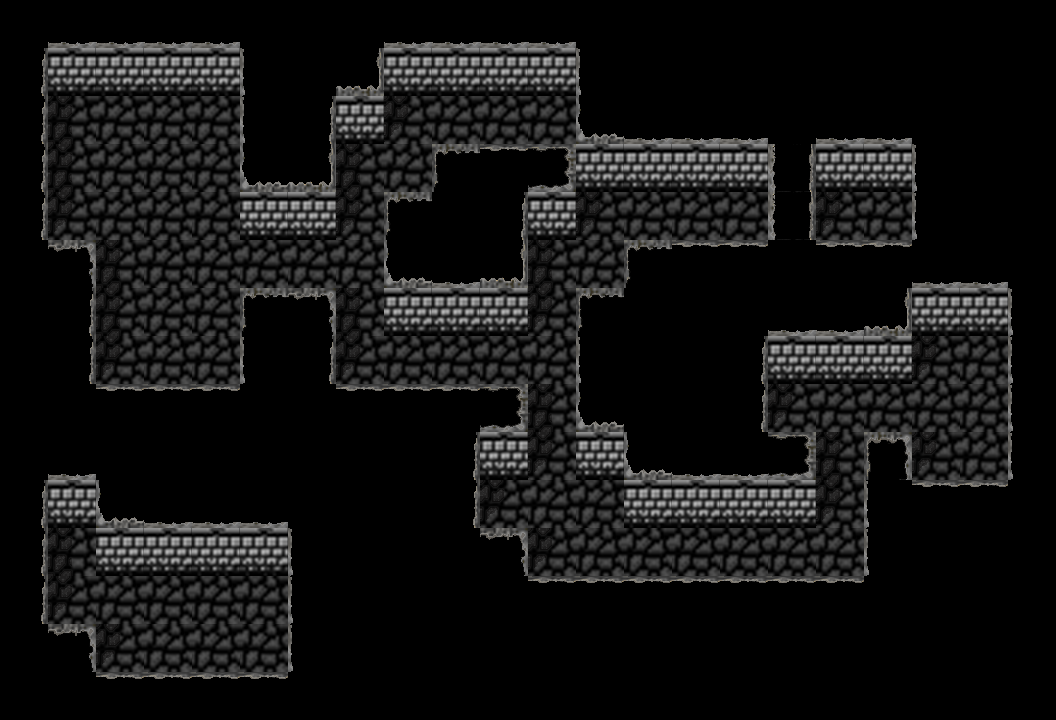

A level layout from a 2D game, rendered from its tile map. Below: a short description, then the map file with its tile-grid data intact:
An orthogonal 22x15 tile map with 48x48 px tiles, 1 tile layer (block) and 29 objects.

<map version="1.5" tiledversion="1.6.0" orientation="orthogonal" renderorder="right-down" width="22" height="15" tilewidth="48" tileheight="48" infinite="0" nextlayerid="4" nextobjectid="86">
 <tileset firstgid="1" source="Box2.tsx" />
 <layer id="1" name="block" width="22" height="15">
  <data encoding="csv">
0,35,35,35,35,0,0,0,35,35,35,35,0,0,0,0,0,0,0,0,0,0,
26,9,9,9,9,25,0,34,9,9,9,9,25,0,0,0,0,0,0,0,0,0,
26,40,32,32,32,25,26,9,31,32,32,32,33,35,35,35,0,35,35,0,0,0,
26,40,32,32,32,33,34,40,32,17,27,22,9,9,9,9,43,9,9,25,0,0,
26,31,32,32,32,9,9,31,17,0,26,9,31,32,32,32,43,31,32,25,0,0,
28,18,40,32,32,32,32,32,33,35,34,40,32,17,27,27,0,27,27,35,35,0,
0,26,40,32,32,17,18,40,9,9,9,31,17,0,0,0,35,35,34,9,9,25,
0,26,31,32,32,25,26,31,32,32,32,32,25,0,0,26,9,9,9,31,32,25,
0,0,27,27,27,0,0,27,27,27,22,40,33,0,0,26,31,32,32,32,32,25,
0,35,0,0,0,0,0,0,0,26,9,31,9,33,35,35,22,40,19,31,32,25,
26,9,33,35,35,35,0,0,0,26,31,32,32,9,9,9,9,31,25,27,27,0,
26,40,9,9,9,9,25,0,0,0,18,31,32,32,32,32,32,32,25,0,0,0,
26,31,32,32,32,32,25,0,0,0,0,27,27,27,27,27,27,27,0,0,0,0,
0,18,31,32,32,32,25,0,0,0,0,0,0,0,0,0,0,0,0,0,0,0,
0,0,27,27,27,27,0,0,0,0,0,0,0,0,0,0,0,0,0,0,0,0
</data>
 </layer>
 <objectgroup id="3" name="col">
  <object id="36" x="240" y="48" width="96" height="192" />
  <object id="37" x="336" y="48" width="48" height="96" />
  <object id="38" x="384" y="48" width="192" height="48" />
  <object id="49" x="864" y="240" width="144" height="96" />
  <object id="55" x="96" y="384" width="144" height="48" />
  <object id="56" x="48" y="240" width="48" height="192" />
  <object id="57" x="240" y="288" width="96" height="96" />
  <object id="58" x="48" y="48" width="192" height="48" />
  <object id="59" x="0" y="48" width="48" height="192" />
  <object id="60" x="1008" y="288" width="48" height="192" />
  <object id="65" x="912" y="480" width="96" height="48" />
  <object id="66" x="384" y="192" width="48" height="96" />
  <object id="67" x="432" y="144" width="144" height="48" />
  <object id="68" x="432" y="192" width="96" height="144" />
  <object id="69" x="384" y="288" width="48" height="48" />
  <object id="70" x="528" y="192" width="48" height="48" />
  <object id="71" x="576" y="48" width="240" height="144" />
  <object id="72" x="768" y="192" width="48" height="48" />
  <object id="73" x="624" y="240" width="192" height="48" />
  <object id="74" x="576" y="288" width="48" height="144" />
  <object id="77" x="768" y="336" width="144" height="48" />
  <object id="78" x="576" y="432" width="240" height="48" />
  <object id="79" x="624" y="480" width="192" height="48" />
  <object id="80" x="720" y="384" width="48" height="48" />
  <object id="81" x="864" y="432" width="48" height="144" />
  <object id="82" x="480" y="576" width="384" height="48" />
  <object id="83" x="480" y="528" width="48" height="48" />
  <object id="84" x="336" y="384" width="192" height="96" />
  <object id="85" x="432" y="480" width="48" height="96" />
 </objectgroup>
</map>